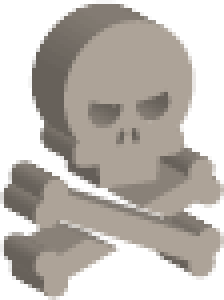
#> input picture test/test.png, 56 x 75 px (shown 4 times larger)
$ python skimage_test2.py
#> lines starting #> are read from the running program, lines starting #| are printed output that depends on the picture
import matplotlib.pyplot as plt
from pathlib import Path
from skimage import measure, data, color,io

DIR = Path(__file__)

path = DIR.parent / "test.png"

#生成二值测试图像
img=color.rgb2gray(io.imread(path))
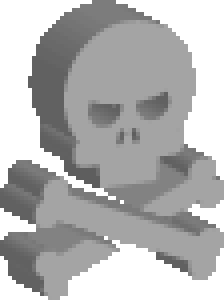
#> img: shape (75, 56) float64 (shown 4 times larger); min 0.371, max 1, mean 0.708

#检测所有图形的轮廓
contours = measure.find_contours(img, .4)
#> contours = 11 point arrays, longest 73 points

#绘制轮廓
fig, axes = plt.subplots(1,2,figsize=(8,8))
ax0, ax1= axes.ravel()
ax0.imshow(img,plt.cm.gray)
ax0.set_title('original image')

rows,cols=img.shape
#> rows = 75; cols = 56
ax1.axis([0,rows,cols,0])
for n, contour in enumerate(contours):
    ax1.plot(contour[:, 1], contour[:, 0], linewidth=2)
#> this loop made 11 passes
ax1.axis('image')
ax1.set_title('contours')
plt.show()
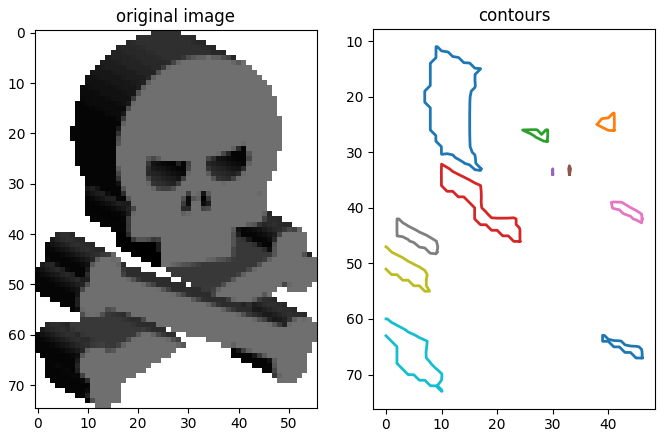
#> figure drawn by matplotlib, 2 panels
